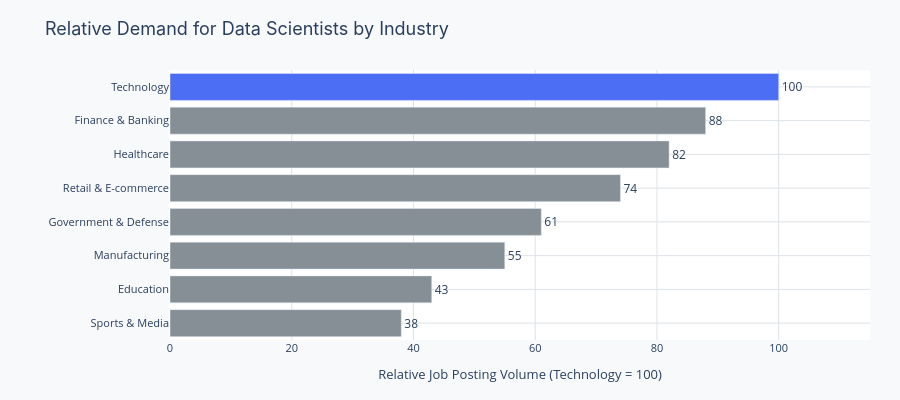

Source (notebook cell):
### Markdown cell above
---
## Industries that hire data scientists

Data science is one of the few technical fields that is genuinely in demand across almost every industry. The chart below shows estimated job postings by sector.

The point is not that one industry is better than another. The point is that wherever your domain knowledge already lives — healthcare, finance, sports, education — data science skills make you more valuable there.

### Code cell
import plotly.graph_objects as go
from tkh_utils import PALETTE, FONT, base_layout

industries = [
    "Technology", "Finance & Banking", "Healthcare", "Retail & E-commerce",
    "Government & Defense", "Manufacturing", "Education", "Sports & Media"
]
demand = [100, 88, 82, 74, 61, 55, 43, 38]
colors = [PALETTE["primary"]] + [PALETTE["muted"]] * (len(industries) - 1)

layout = base_layout(
    title="Relative Demand for Data Scientists by Industry",
    xaxis_title="Relative Job Posting Volume (Technology = 100)",
    yaxis_title=""
)
layout.update(
    xaxis=dict(range=[0, 115]),
    yaxis=dict(autorange="reversed"),
    height=400,
    margin=dict(l=170, r=30, t=70, b=60),
    showlegend=False,
)

fig = go.Figure(data=[
    go.Bar(
        x=demand,
        y=industries,
        orientation="h",
        marker_color=colors,
        text=[str(d) for d in demand],
        textposition="outside",
    )
], layout=layout)

fig.show()

### Figure 1 — Plotly figure (JSON) as saved in the notebook; plotly's stock layout.template omitted (floating-point values rounded to 4 significant figures)
{"data": [{"marker": {"color": ["#4C6EF5", "#868E96", "#868E96", "#868E96", "#868E96", "#868E96", "#868E96", "#868E96"]}, "orientation": "h", "text": ["100", "88", "82", "74", "61", "55", "43", "38"], "textposition": "outside", "type": "bar", "x": [100, 88, 82, 74, 61, 55, 43, 38], "y": ["Technology", "Finance & Banking", "Healthcare", "Retail & E-commerce", "Government & Defense", "Manufacturing", "Education", "Sports & Media"]}], "layout": {"height": 400, "legend": {"font": {"size": 12}}, "margin": {"b": 60, "l": 170, "r": 30, "t": 70}, "paper_bgcolor": "#F8F9FA", "plot_bgcolor": "#FFFFFF", "showlegend": false, "title": {"font": {"family": "Inter, Arial, sans-serif", "size": 18}, "text": "Relative Demand for Data Scientists by Industry"}, "xaxis": {"gridcolor": "#DEE2E6", "range": [0, 115], "tickfont": {"size": 11}, "title": {"font": {"size": 13}, "text": "Relative Job Posting Volume (Technology = 100)"}}, "yaxis": {"autorange": "reversed", "gridcolor": "#DEE2E6", "tickfont": {"size": 11}, "title": {"font": {"size": 13}, "text": ""}}}}
